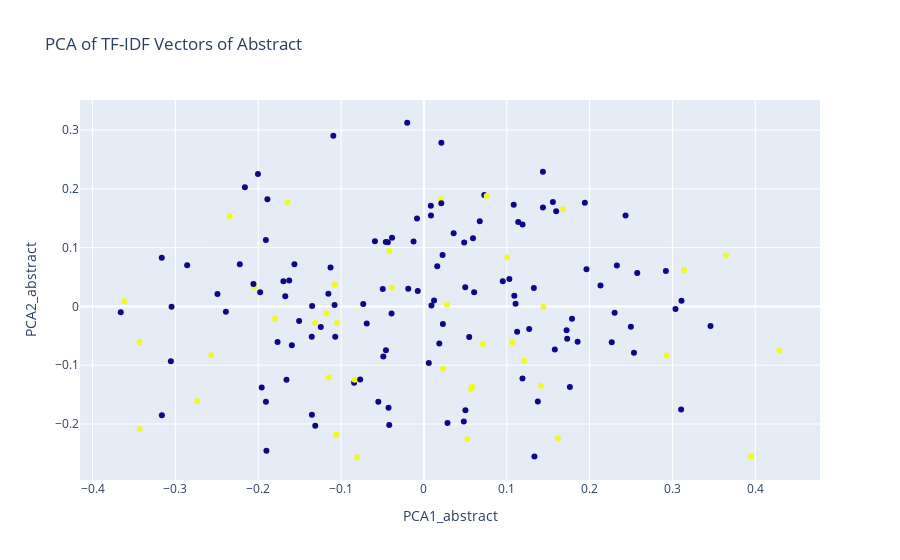

The notebook cell saved with this chart:
### Code cell
# Scatter plot of PCA components of Abstract
fig = px.scatter(df_filtered, x="PCA1_abstract", y="PCA2_abstract", 
                 color="label", hover_data=["label"], 
                 title="PCA of TF-IDF Vectors of Abstract")
# Remove legend
fig.update_traces(legendgroup="", showlegend=False)
fig.update_coloraxes(showscale=False)
fig.show()

### Figure 1 — Plotly figure (JSON) as saved in the notebook; plotly's stock layout.template omitted (floating-point values rounded to 4 significant figures; data arrays with more than 128 entries replaced by an {"elided": "..."} marker saying what was removed)
{"data": [{"customdata": {"elided": "155x1 int values"}, "hovertemplate": "PCA1_abstract=%{x}<br>PCA2_abstract=%{y}<br>label=%{marker.color}<extra></extra>", "legendgroup": "", "marker": {"color": {"elided": "155 int values"}, "coloraxis": "coloraxis", "symbol": "circle"}, "mode": "markers", "name": "", "orientation": "v", "showlegend": false, "type": "scatter", "x": {"elided": "155 float values"}, "xaxis": "x", "y": {"elided": "155 float values"}, "yaxis": "y"}], "layout": {"coloraxis": {"colorbar": {"title": {"text": "label"}}, "colorscale": [[0, "#0d0887"], [0.1111, "#46039f"], [0.2222, "#7201a8"], [0.3333, "#9c179e"], [0.4444, "#bd3786"], [0.5556, "#d8576b"], [0.6667, "#ed7953"], [0.7778, "#fb9f3a"], [0.8889, "#fdca26"], [1, "#f0f921"]], "showscale": false}, "legend": {"tracegroupgap": 0}, "title": {"text": "PCA of TF-IDF Vectors of Abstract"}, "xaxis": {"anchor": "y", "domain": [0, 1], "title": {"text": "PCA1_abstract"}}, "yaxis": {"anchor": "x", "domain": [0, 1], "title": {"text": "PCA2_abstract"}}}}
